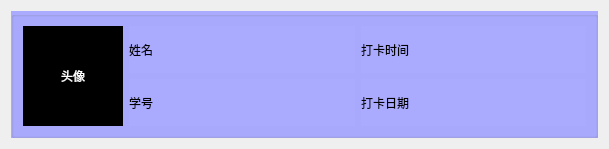
<?xml version="1.0" encoding="UTF-8"?>
<ui version="4.0">
 <class>Form</class>
 <widget class="QWidget" name="Form">
  <property name="geometry">
   <rect>
    <x>0</x>
    <y>0</y>
    <width>609</width>
    <height>146</height>
   </rect>
  </property>
  <property name="windowTitle">
   <string>Form</string>
  </property>
  <layout class="QHBoxLayout" name="horizontalLayout_4">
   <item>
    <widget class="QGroupBox" name="groupBox">
     <property name="styleSheet">
      <string notr="true">background-color: rgb(170, 170, 255);</string>
     </property>
     <property name="title">
      <string/>
     </property>
     <layout class="QHBoxLayout" name="horizontalLayout_3">
      <item>
       <widget class="QLabel" name="label">
        <property name="minimumSize">
         <size>
          <width>100</width>
          <height>100</height>
         </size>
        </property>
        <property name="maximumSize">
         <size>
          <width>100</width>
          <height>100</height>
         </size>
        </property>
        <property name="styleSheet">
         <string notr="true">background-color: rgb(0, 0, 0);
color: rgb(255, 255, 255);</string>
        </property>
        <property name="text">
         <string>头像</string>
        </property>
        <property name="alignment">
         <set>Qt::AlignCenter</set>
        </property>
       </widget>
      </item>
      <item>
       <layout class="QVBoxLayout" name="verticalLayout">
        <item>
         <layout class="QHBoxLayout" name="horizontalLayout">
          <item>
           <widget class="QLabel" name="label_name">
            <property name="text">
             <string>姓名</string>
            </property>
           </widget>
          </item>
          <item>
           <widget class="QLabel" name="label_time">
            <property name="text">
             <string>打卡时间</string>
            </property>
           </widget>
          </item>
         </layout>
        </item>
        <item>
         <layout class="QHBoxLayout" name="horizontalLayout_2">
          <item>
           <widget class="QLabel" name="label_sid">
            <property name="text">
             <string>学号</string>
            </property>
           </widget>
          </item>
          <item>
           <widget class="QLabel" name="label_data">
            <property name="text">
             <string>打卡日期</string>
            </property>
           </widget>
          </item>
         </layout>
        </item>
       </layout>
      </item>
     </layout>
    </widget>
   </item>
  </layout>
 </widget>
 <resources/>
 <connections/>
</ui>
